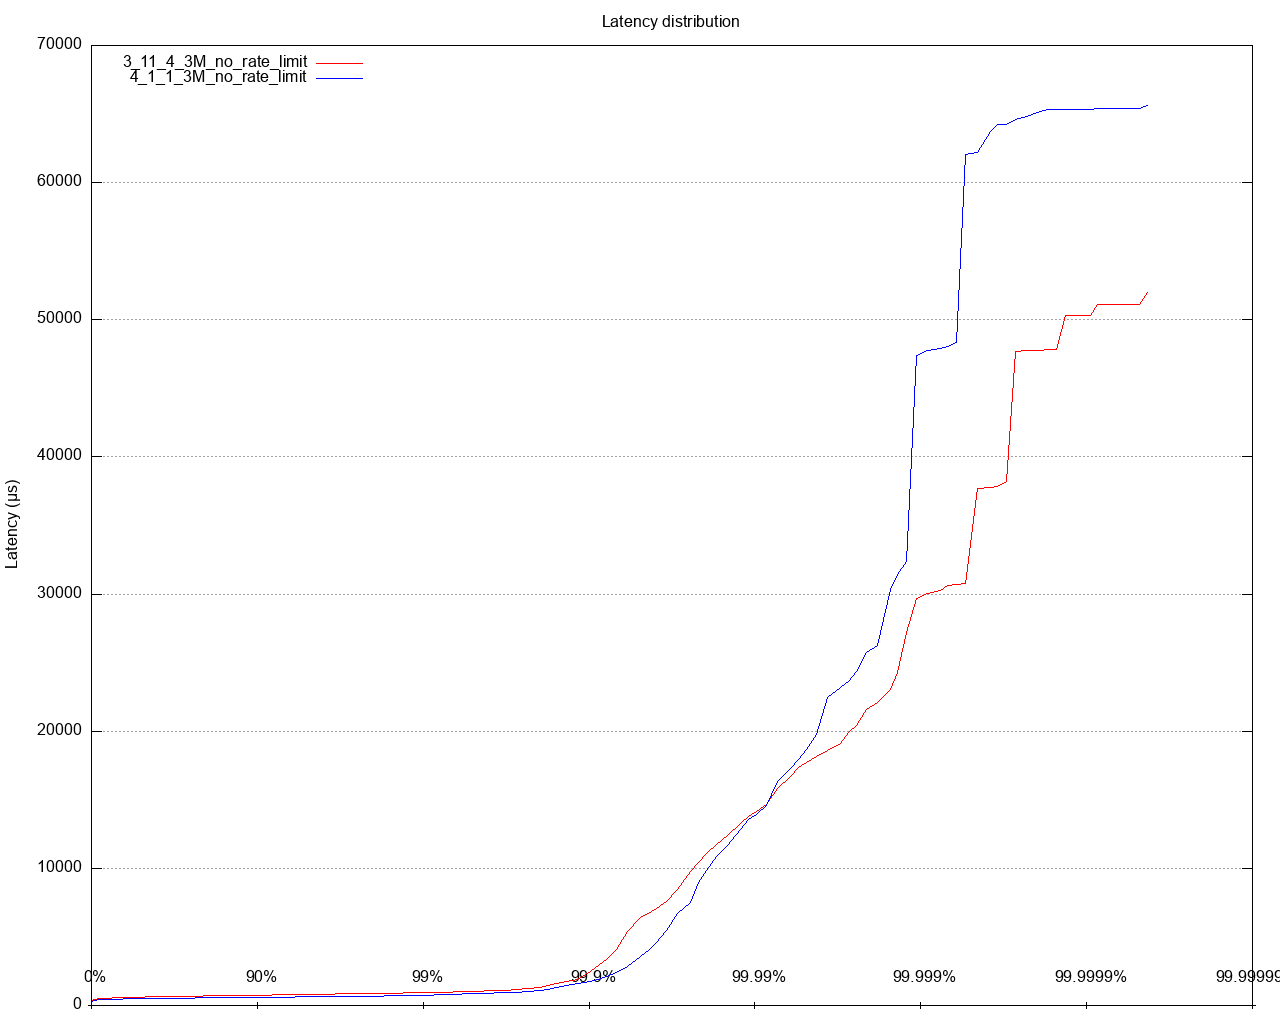

Reproduce this figure in gnuplot.
set datafile separator ","
set title 'Latency distribution' noenhanced
set terminal png size 1280,1024
set grid
unset xtics
set ylabel 'Latency (μs)'
set logscale x
set key top left
set style line 1 lt 1 lw 3 pt 3 linecolor rgb "red"
set output '/Users/ahmet.mircik/simulator/tests/report_3M_no_rate_limit/latency/latency_distribution_set.png'
plot '/Users/ahmet.mircik/simulator/hazelcast-simulator-0.13-SNAPSHOT/bin/xlabels.csv' notitle with labels center offset 0, 1.5 point,\
   "/Users/ahmet.mircik/simulator/tests/report_3M_no_rate_limit/data/latency_distribution_set_1.data" using 1:2 title "3_11_4_3M_no_rate_limit" noenhanced lt rgb "red" with lines, \
   "/Users/ahmet.mircik/simulator/tests/report_3M_no_rate_limit/data/latency_distribution_set_2.data" using 1:2 title "4_1_1_3M_no_rate_limit" noenhanced lt rgb "blue" with lines, \
